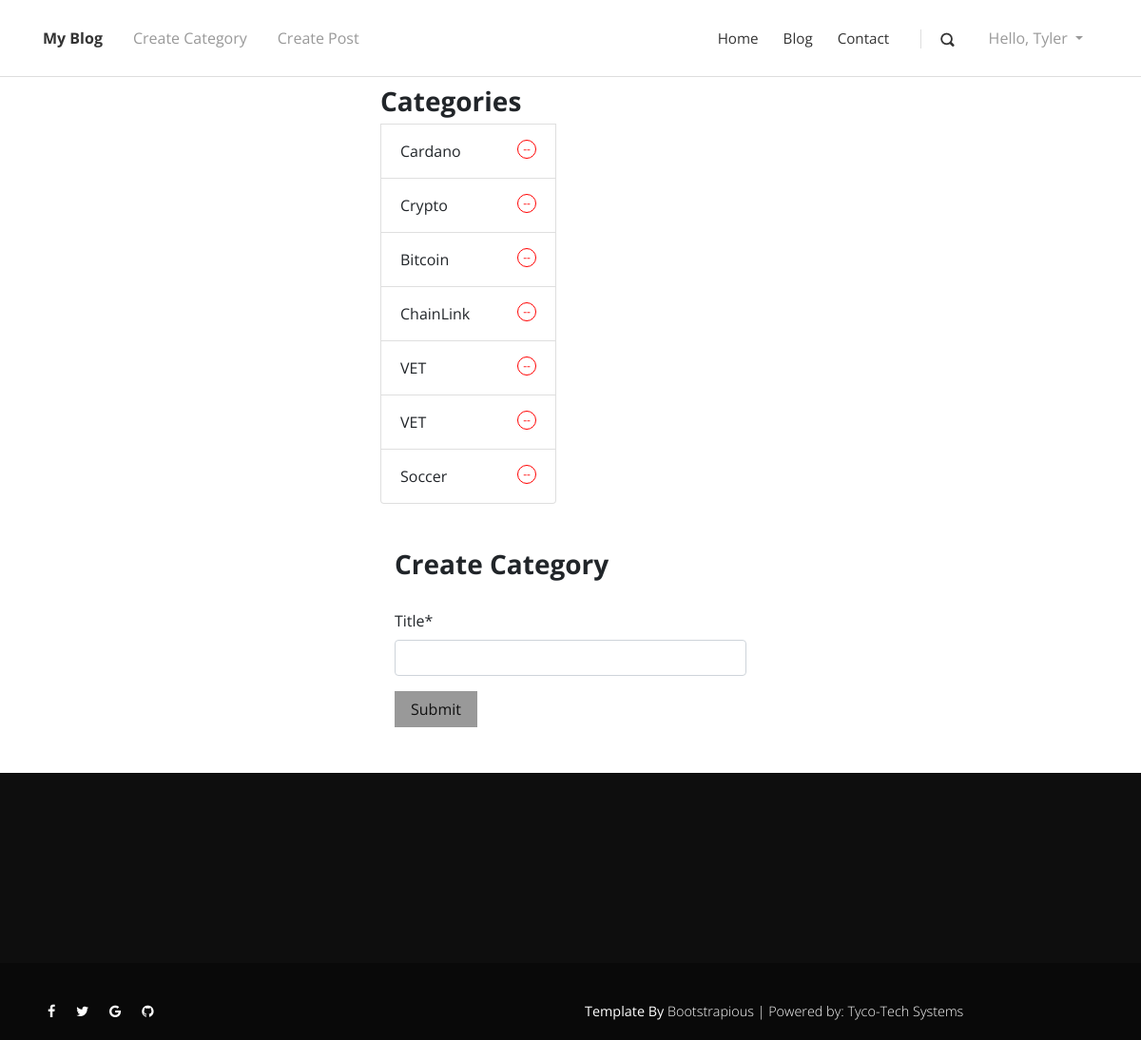
Page /create_category/ (signed in) on the earlier database version.
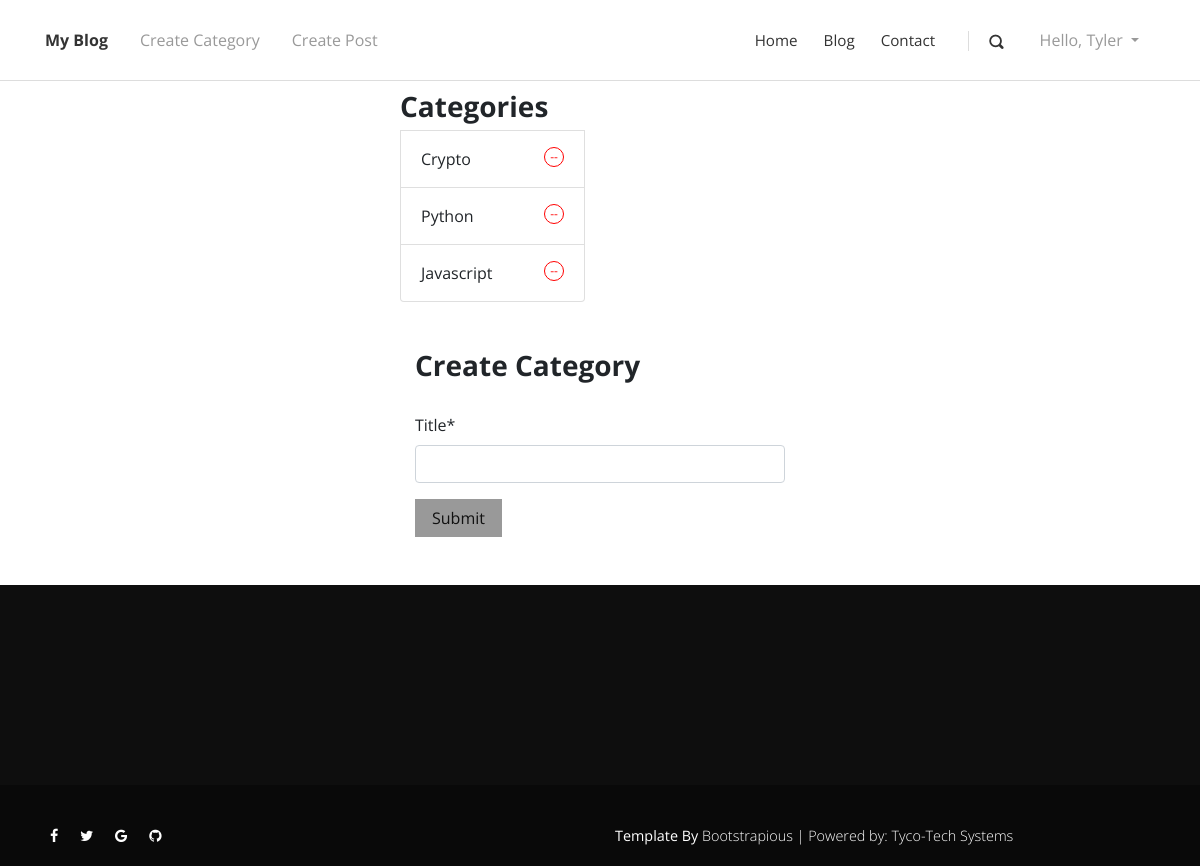
Same page on the later database version.
### posts/models.py (models this page shows, shortened)
class Category(models.Model):
    title = models.CharField(max_length=20)

### posts/views.py (the view)
# urls.py: path('create_category/', CategoryCreate.as_view(), name='category_create'),
@method_decorator(staff_member_required, name='dispatch')
class CategoryCreate(CreateView, SuccessMessageMixin):
    template_name = 'category_create.html'
    form_class = CategoryForm
    success_url = reverse_lazy('category_create')
    def get_context_data(self, **kwargs):
        kwargs['object_list'] = Category.objects.all()
        return super(CategoryCreate, self).get_context_data(**kwargs)

### posts/forms.py
class CategoryForm(forms.ModelForm):
    class Meta:
        model = Category
        fields = ('title',)

### templates/category_create.html (shortened to what this page needs)
{% extends 'base.html' %}
{% load crispy_forms_tags %}
{% block content %}
    <ul class="list-group col-2 offset-4">
    <h3 style="margin-top: 10px">Categories</h3>
       {% for category in object_list %}
          <li class="list-group-item d-flex justify-content-between align-items-center">
            {{ category.title }}
            <div class="media-right">
                <a href="{% url 'delete_category' category.title %}">
                    <button class="deleteButton">--</button>
                </a>
            </div>
          </li>
       {% endfor %}
    </ul>
<div class="col-4 offset-4 mb-5 mt-5">
<h3>Create Category</h3>
    <br/>
<form method="POST" action=".">
    {{ form|crispy }}
    <button class="btn btn-primary" type="submit">Submit</button>
</form>
</div>
{% endblock content %}

Differences in the rows shown:
removed Category: title "Cardano"
removed Category: title "Bitcoin"
removed Category: title "ChainLink"
removed Category: title "VET"
removed Category: title "VET"
removed Category: title "Soccer"
added Category: title "Python"
added Category: title "Javascript"
